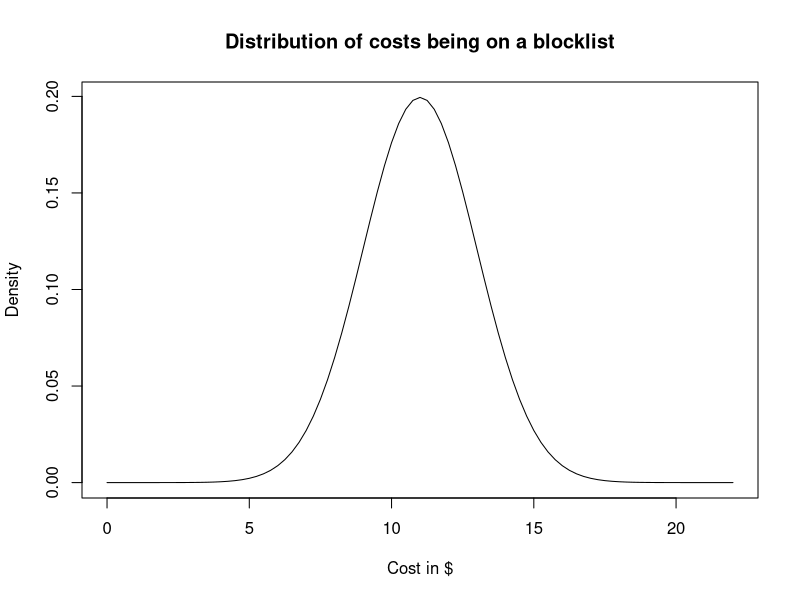

Generate this figure with R:
x <- seq(from=0, to=22, by=0.25)
dens <- dnorm(x, mean=11 , sd=2)
plot(x, dens, type="l", ylab = "Density", xlab = "Cost in $", main="Distribution of costs being on a blocklist")
